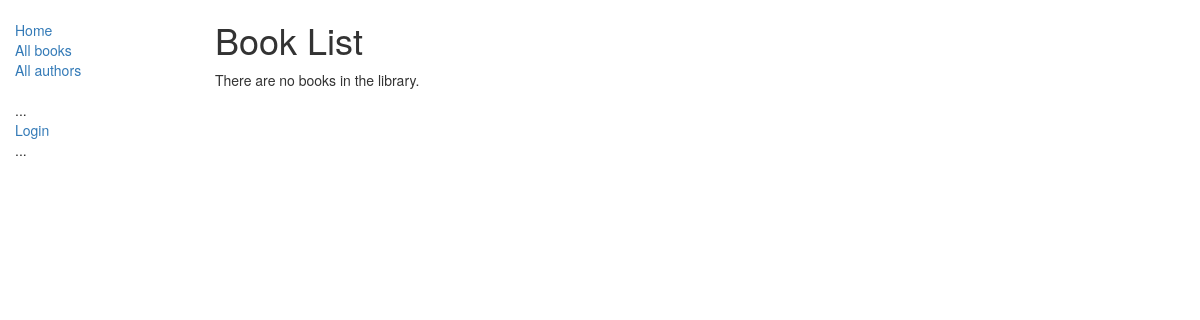
Page /catalog/books/ on the earlier database version.
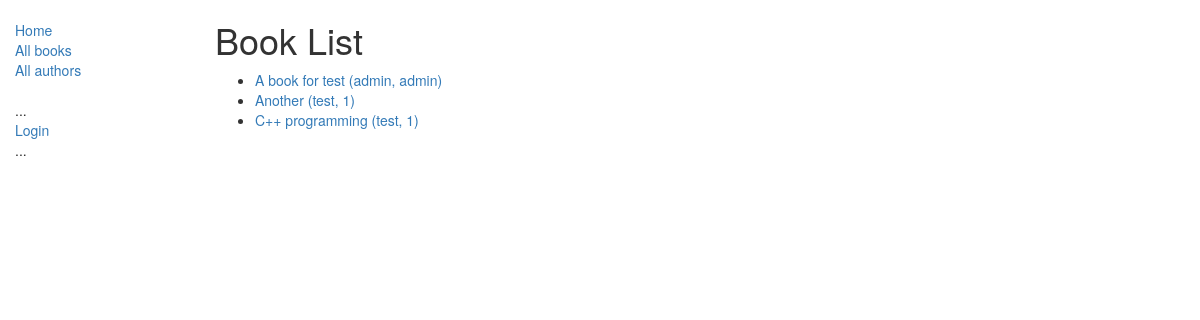
Same page on the later database version.
### catalog/models.py (models this page shows, shortened)
class Book(models.Model):
    title = models.CharField(max_length=200);
    author = models.ForeignKey('Author', on_delete=models.SET_NULL, null=True);
    summary = models.TextField(max_length=1000, help_text="Enter a brief description");
    isbn = models.CharField('ISBN', max_length=13, help_text='13 Character <a href="https://www.isbn-international.org/content/what-isbn">ISBN number</a>');
    genre = models.ManyToManyField(Genre, help_text="Select a genre for this book");
    language = models.ForeignKey('Language', on_delete=models.SET_NULL, null=True);
    def display_genre(self):
        """
        Creates a string for the Genre. This is required to display genre in Admin.
        """
        return ', '.join([genre.name for genre in self.genre.all()[:3]]);
    display_genre.short_description = 'Genre';
    def get_absolute_url(self):
        return reverse('book-detail', args=[str(self.id)]);
    class Meta:
        ordering = ["title"];

class Author(models.Model):
    first_name = models.CharField(max_length=100);
    last_name = models.CharField(max_length=100);
    date_of_birth = models.DateField(null=True, blank=True);
    date_of_death = models.DateField('died', null=True, blank=True);
    def get_absolute_url(self):
        return reverse('author-detail', args=[str(self.id)]);
    def __str__(self):
        return '%s, %s' % (self.last_name, self.first_name);
    class Meta:
        ordering = ["first_name"];

### catalog/views.py (the view)
class BookListView(generic.ListView):
    model = Book;
    paginate_by = 10;

### catalog/templates/catalog/book_list.html
{% extends "base_generic.html" %}
{% block content %}
    <h1>Book List</h1>
    {% if book_list %}
    <ul>
      {% for book in book_list %}
      <li>
        <a href="{{ book.get_absolute_url }}">{{ book.title }}</a> <a href="{{ book.author.get_absolute_url }}">({{book.author}})</a>
      </li>
      {% endfor %}
    </ul>
    {% else %}
      <p>There are no books in the library.</p>
    {% endif %}
{% endblock %}

Differences in the rows shown:
added Book: title "A book for test", author "admin, admin"
added Book: title "Another", author "test, 1"
added Book: title "C++ programming", author "test, 1"
Other differences:
text no longer shown: "There are no books in the library."
